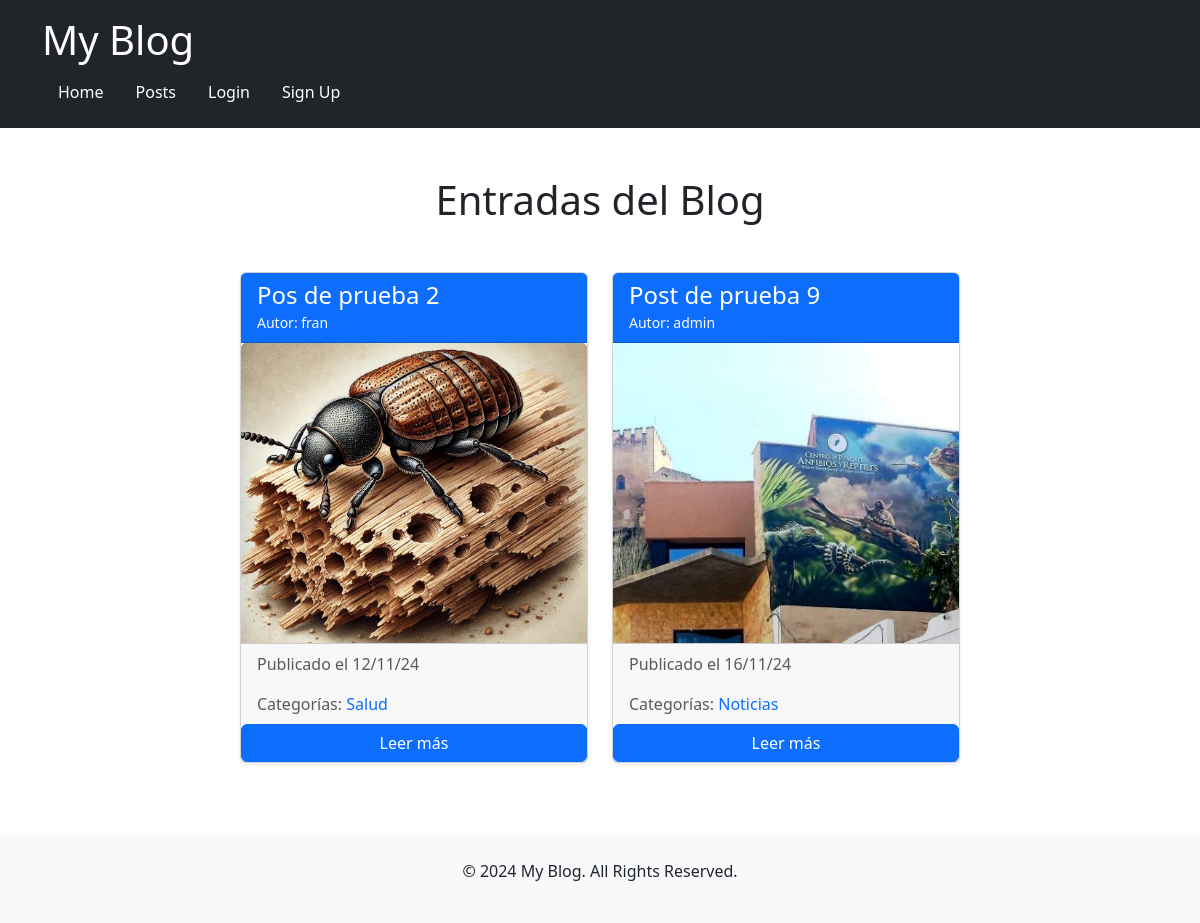
Screenshot of /blog/ with the database file from the repository.
### blog/models.py (models this page shows, shortened)
class Post(models.Model):
    titulo = models.CharField(max_length=50)
    contenido = models.TextField(max_length=500)
    imagen = models.ImageField(upload_to="blog", null=True, blank=True)
    autor = models.ForeignKey(User, on_delete=models.CASCADE)
    categorias = models.ManyToManyField(Categoria)
    created = models.DateTimeField(auto_now_add=True)
    updated = models.DateTimeField(auto_now=True)
    class Meta:
        verbose_name = 'Post'
        verbose_name_plural = 'Posts'

class Categoria(models.Model):
    nombre = models.CharField(max_length=50)
    created = models.DateTimeField(auto_now_add=True)
    updated = models.DateTimeField(auto_now=True)
    class Meta:
        verbose_name = 'Categoría'
        verbose_name_plural = 'Categorías'

### blog/views.py (the view)
# urls.py: 2. Add a URL to urlpatterns:  path('blog/', include('blog.urls'))
def blog(request):
    posts = Post.objects.all()
    return render(request, 'blog/blog.html', {'posts': posts})

### blog/templates/blog/blog.html (shortened to what this page needs)
{% extends "base.html" %}
{% load static %}
{% block content %}
<div class="container my-5">
    <h1 class="text-center mb-5">Entradas del Blog</h1>
    <div class="row justify-content-center">
        {% for post in posts %}
        <div class="col-md-4">
            <div class="card mb-4 shadow-sm">
                <div class="card-header bg-primary text-white">
                    <h4 class="card-title mb-0">{{post.titulo}}</h4>
                    <small class="text-light">Autor: {{post.autor}}</small>
                </div>
                {% if post.imagen %}
                <img src="{{post.imagen.url}}" class="card-img-top"
                    style="object-fit: cover; width: 100%; height: 300px;" alt="Imagen de {{post.titulo}}">
                {% endif %}
                <div class="card-footer text-muted">
                    <p>Publicado el {{post.created|date:"d/m/y"}}</p>
                    <span>Categorías:</span>
                    <span class="ml-2">
                        {% for categoria in post.categorias.all %}
                        <span class="text-primary">{{ categoria.nombre }}</span>
                        {% endfor %}
                    </span>
                </div>
                <a class="btn btn-primary" href="{% url 'Post' %}?post_id={{post.id}}">Leer más</a>
            </div>
        </div>
        {% endfor %}
    </div>
</div>
{% endblock %}

### rows the page displays
Post: titulo "Pos de prueba 2", autor "fran", imagen (picture), created "12/11/24"
Categoria: nombre "Salud"
Post: titulo "Post de prueba 9", autor "admin", imagen (picture), created "16/11/24"
Categoria: nombre "Noticias"
